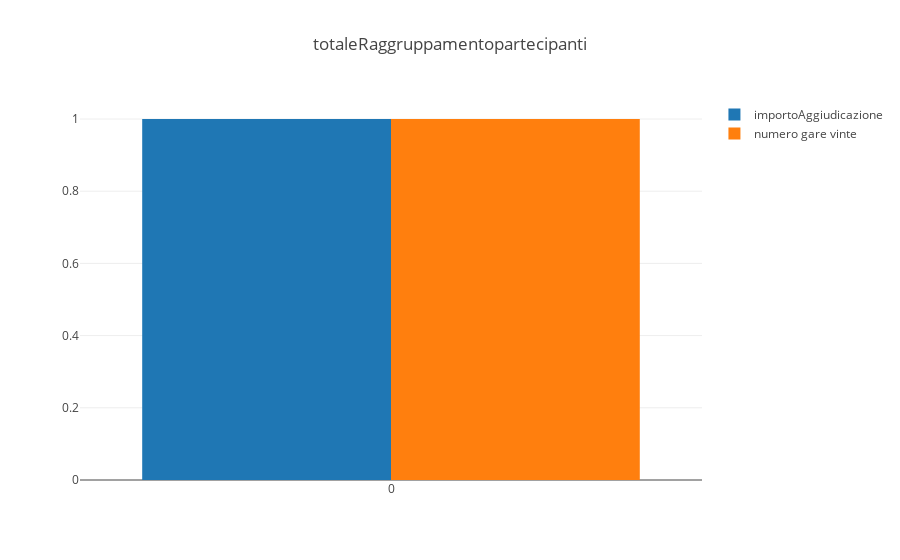
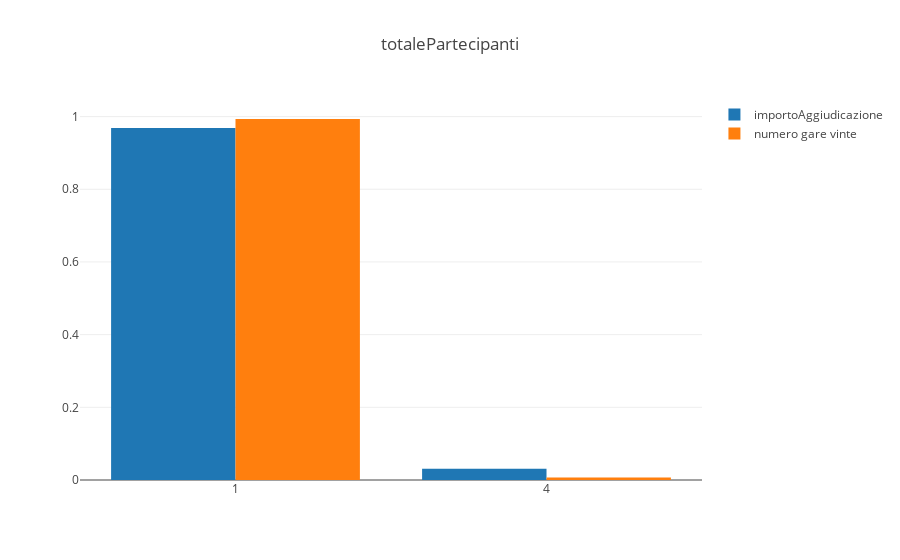
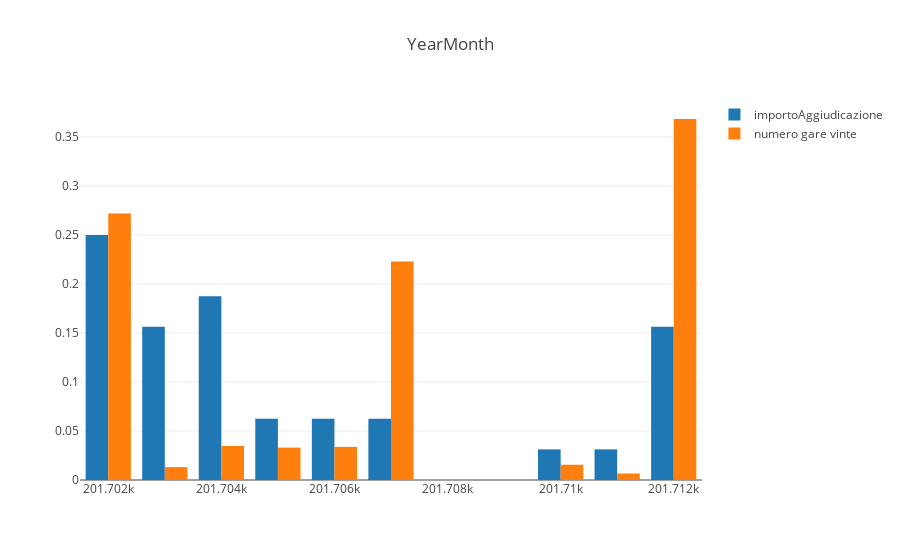
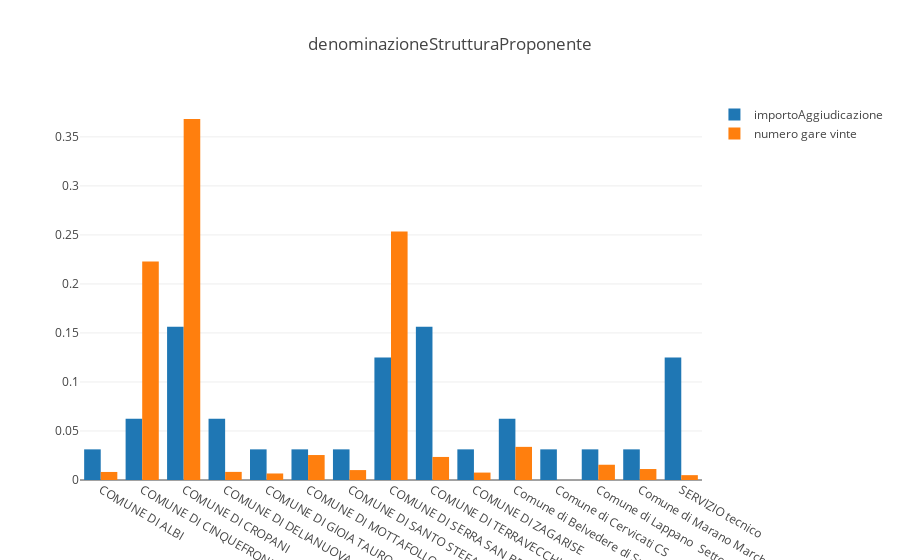

Notebook code cell kept with these figures, in order:
### Code cell
columns_to_visualize = ["totaleRaggruppamentopartecipanti","totalePartecipanti","YearMonth","denominazioneStrutturaProponente", "tipologia_istat", "regione", "provincia", "comune"]
#columns_to_visualize = ["totalePartecipanti"]

for col in columns_to_visualize:
    fig_bar = showPlot(final_df, col, cfPrimoaggiudicatario)
    
    #fig_bar_path = 'imgs/fornitore'+'_'+cfPrimoaggiudicatario+'_'+col.replace(" ", "")+".png"
    fig_bar_path = 'imgs/' +col+".png"
    #py_on.image.save_as(fig_bar, filename=fig_bar_path)

    py.iplot(fig_bar)
    #i = Image(path)
    #display(i)

### Figure 1 — Plotly figure (JSON) as saved in the notebook; plotly's stock layout.template omitted (floating-point values rounded to 4 significant figures)
{"data": [{"name": "importoAggiudicazione", "type": "bar", "x": [0], "y": [1]}, {"name": "numero gare vinte", "type": "bar", "x": [0], "y": [1]}], "layout": {"title": "totaleRaggruppamentopartecipanti", "yaxis": {"title": ""}}}

### Figure 2 — Plotly figure (JSON) as saved in the notebook; plotly's stock layout.template omitted (floating-point values rounded to 4 significant figures)
{"data": [{"name": "importoAggiudicazione", "type": "bar", "x": [1, 4], "y": [0.9688, 0.03125]}, {"name": "numero gare vinte", "type": "bar", "x": [1, 4], "y": [0.9933, 0.006652]}], "layout": {"title": "totalePartecipanti", "yaxis": {"title": ""}}}

### Figure 3 — Plotly figure (JSON) as saved in the notebook; plotly's stock layout.template omitted (floating-point values rounded to 4 significant figures)
{"data": [{"name": "importoAggiudicazione", "type": "bar", "x": [201702, 201703, 201704, 201705, 201706, 201707, 201710, 201711, 201712], "y": [0.25, 0.1562, 0.1875, 0.0625, 0.0625, 0.0625, 0.03125, 0.03125, 0.1562]}, {"name": "numero gare vinte", "type": "bar", "x": [201702, 201703, 201704, 201705, 201706, 201707, 201710, 201711, 201712], "y": [0.2719, 0.01315, 0.0347, 0.03304, 0.03379, 0.223, 0.01557, 0.006652, 0.3682]}], "layout": {"title": "YearMonth", "yaxis": {"title": ""}}}

### Figure 4 — Plotly figure (JSON) as saved in the notebook; plotly's stock layout.template omitted (floating-point values rounded to 4 significant figures)
{"data": [{"name": "importoAggiudicazione", "type": "bar", "x": ["COMUNE DI ALBI", "COMUNE DI CINQUEFRONDI SERVIZI TECNICI", "COMUNE DI CROPANI", "COMUNE DI DELIANUOVA", "COMUNE DI GIOIA TAURO", "COMUNE DI MOTTAFOLLONE", "COMUNE DI SANTO STEFANO DI ROGLIANO", "COMUNE DI SERRA SAN BRUNO", "COMUNE DI TERRAVECCHIA AREA FINANZIARIA", "COMUNE DI ZAGARISE", "Comune di Belvedere di Spinello", "Comune di Cervicati CS", "Comune di Lappano  Settore  Tecnico", "Comune di Marano Marchesato", "SERVIZIO tecnico"], "y": [0.03125, 0.0625, 0.1562, 0.0625, 0.03125, 0.03125, 0.03125, 0.125, 0.1562, 0.03125, 0.0625, 0.03125, 0.03125, 0.03125, 0.125]}, {"name": "numero gare vinte", "type": "bar", "x": ["COMUNE DI ALBI", "COMUNE DI CINQUEFRONDI SERVIZI TECNICI", "COMUNE DI CROPANI", "COMUNE DI DELIANUOVA", "COMUNE DI GIOIA TAURO", "COMUNE DI MOTTAFOLLONE", "COMUNE DI SANTO STEFANO DI ROGLIANO", "COMUNE DI SERRA SAN BRUNO", "COMUNE DI TERRAVECCHIA AREA FINANZIARIA", "COMUNE DI ZAGARISE", "Comune di Belvedere di Spinello", "Comune di Cervicati CS", "Comune di Lappano  Settore  Tecnico", "Comune di Marano Marchesato", "SERVIZIO tecnico"], "y": [0.008204, 0.223, 0.3682, 0.00827, 0.006652, 0.02547, 0.01012, 0.2535, 0.02351, 0.007569, 0.03379, 2.183e-05, 0.01557, 0.01119, 0.004949]}], "layout": {"title": "denominazioneStrutturaProponente", "yaxis": {"title": ""}}}
